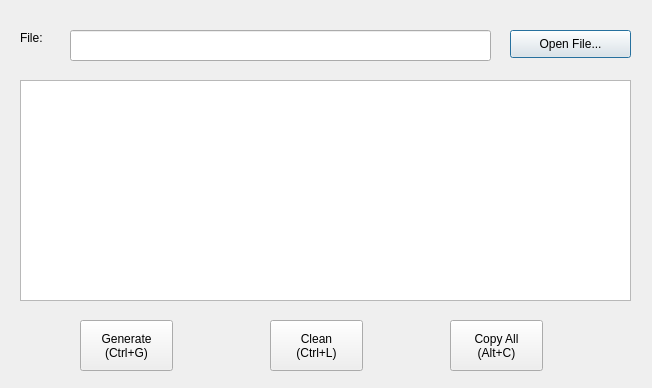
<?xml version="1.0" encoding="UTF-8"?>
<ui version="4.0">
 <class>Dialog</class>
 <widget class="QDialog" name="Dialog">
  <property name="geometry">
   <rect>
    <x>0</x>
    <y>0</y>
    <width>652</width>
    <height>388</height>
   </rect>
  </property>
  <property name="windowTitle">
   <string>Hash Tool</string>
  </property>
  <widget class="QLineEdit" name="lineEdit_FileName">
   <property name="geometry">
    <rect>
     <x>70</x>
     <y>30</y>
     <width>421</width>
     <height>31</height>
    </rect>
   </property>
   <property name="readOnly">
    <bool>true</bool>
   </property>
  </widget>
  <widget class="QLabel" name="label">
   <property name="geometry">
    <rect>
     <x>20</x>
     <y>30</y>
     <width>51</width>
     <height>16</height>
    </rect>
   </property>
   <property name="text">
    <string>File:</string>
   </property>
  </widget>
  <widget class="QPushButton" name="pushButton_opn">
   <property name="geometry">
    <rect>
     <x>510</x>
     <y>30</y>
     <width>121</width>
     <height>28</height>
    </rect>
   </property>
   <property name="text">
    <string>Open File...</string>
   </property>
   <property name="shortcut">
    <string>Ctrl+O</string>
   </property>
  </widget>
  <widget class="QTextBrowser" name="textBrowser">
   <property name="geometry">
    <rect>
     <x>20</x>
     <y>80</y>
     <width>611</width>
     <height>221</height>
    </rect>
   </property>
  </widget>
  <widget class="QPushButton" name="pushButton_gen">
   <property name="geometry">
    <rect>
     <x>80</x>
     <y>320</y>
     <width>93</width>
     <height>51</height>
    </rect>
   </property>
   <property name="text">
    <string>Generate
(Ctrl+G)</string>
   </property>
   <property name="shortcut">
    <string>Ctrl+G</string>
   </property>
  </widget>
  <widget class="QPushButton" name="pushButton_cpy">
   <property name="geometry">
    <rect>
     <x>450</x>
     <y>320</y>
     <width>93</width>
     <height>51</height>
    </rect>
   </property>
   <property name="text">
    <string>Copy All
(Alt+C)</string>
   </property>
   <property name="shortcut">
    <string>Alt+C</string>
   </property>
  </widget>
  <widget class="QPushButton" name="pushButton_cln">
   <property name="geometry">
    <rect>
     <x>270</x>
     <y>320</y>
     <width>93</width>
     <height>51</height>
    </rect>
   </property>
   <property name="text">
    <string>Clean
(Ctrl+L)</string>
   </property>
   <property name="shortcut">
    <string>Ctrl+L</string>
   </property>
  </widget>
 </widget>
 <resources/>
 <connections>
  <connection>
   <sender>pushButton_cpy</sender>
   <signal>clicked()</signal>
   <receiver>textBrowser</receiver>
   <slot>selectAll()</slot>
   <hints>
    <hint type="sourcelabel">
     <x>436</x>
     <y>343</y>
    </hint>
    <hint type="destinationlabel">
     <x>275</x>
     <y>190</y>
    </hint>
   </hints>
  </connection>
  <connection>
   <sender>pushButton_cpy</sender>
   <signal>clicked()</signal>
   <receiver>textBrowser</receiver>
   <slot>copy()</slot>
   <hints>
    <hint type="sourcelabel">
     <x>436</x>
     <y>343</y>
    </hint>
    <hint type="destinationlabel">
     <x>275</x>
     <y>190</y>
    </hint>
   </hints>
  </connection>
 </connections>
</ui>
